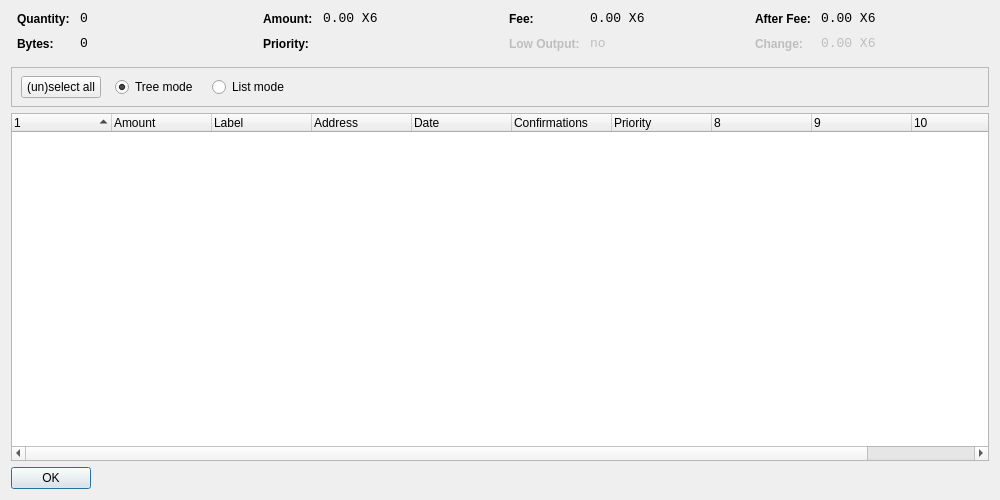
<?xml version="1.0" encoding="UTF-8"?>
<ui version="4.0">
 <class>CoinControlDialog</class>
 <widget class="QDialog" name="CoinControlDialog">
  <property name="geometry">
   <rect>
    <x>0</x>
    <y>0</y>
    <width>1000</width>
    <height>500</height>
   </rect>
  </property>
  <property name="windowTitle">
   <string>Coin Control</string>
  </property>
  <layout class="QVBoxLayout" name="verticalLayout">
   <item>
    <layout class="QHBoxLayout" name="horizontalLayoutTop" stretch="0,0,0,0">
     <property name="topMargin">
      <number>0</number>
     </property>
     <property name="bottomMargin">
      <number>10</number>
     </property>
     <item>
      <layout class="QFormLayout" name="formLayoutCoinControl1">
       <property name="horizontalSpacing">
        <number>10</number>
       </property>
       <property name="verticalSpacing">
        <number>10</number>
       </property>
       <property name="leftMargin">
        <number>6</number>
       </property>
       <property name="rightMargin">
        <number>6</number>
       </property>
       <item row="0" column="0">
        <widget class="QLabel" name="labelCoinControlQuantityText">
         <property name="styleSheet">
          <string notr="true">font-weight:bold;</string>
         </property>
         <property name="text">
          <string>Quantity:</string>
         </property>
        </widget>
       </item>
       <item row="0" column="1">
        <widget class="QLabel" name="labelCoinControlQuantity">
         <property name="font">
          <font>
           <family>Monospace</family>
           <pointsize>10</pointsize>
          </font>
         </property>
         <property name="cursor">
          <cursorShape>IBeamCursor</cursorShape>
         </property>
         <property name="contextMenuPolicy">
          <enum>Qt::ActionsContextMenu</enum>
         </property>
         <property name="text">
          <string notr="true">0</string>
         </property>
         <property name="textInteractionFlags">
          <set>Qt::LinksAccessibleByMouse|Qt::TextSelectableByKeyboard|Qt::TextSelectableByMouse</set>
         </property>
        </widget>
       </item>
       <item row="1" column="0">
        <widget class="QLabel" name="labelCoinControlBytesText">
         <property name="styleSheet">
          <string notr="true">font-weight:bold;</string>
         </property>
         <property name="text">
          <string>Bytes:</string>
         </property>
        </widget>
       </item>
       <item row="1" column="1">
        <widget class="QLabel" name="labelCoinControlBytes">
         <property name="font">
          <font>
           <family>Monospace</family>
           <pointsize>10</pointsize>
          </font>
         </property>
         <property name="cursor">
          <cursorShape>IBeamCursor</cursorShape>
         </property>
         <property name="contextMenuPolicy">
          <enum>Qt::ActionsContextMenu</enum>
         </property>
         <property name="text">
          <string notr="true">0</string>
         </property>
         <property name="textInteractionFlags">
          <set>Qt::LinksAccessibleByMouse|Qt::TextSelectableByKeyboard|Qt::TextSelectableByMouse</set>
         </property>
        </widget>
       </item>
      </layout>
     </item>
     <item>
      <layout class="QFormLayout" name="formLayoutCoinControl2">
       <property name="horizontalSpacing">
        <number>10</number>
       </property>
       <property name="verticalSpacing">
        <number>10</number>
       </property>
       <property name="leftMargin">
        <number>6</number>
       </property>
       <property name="rightMargin">
        <number>6</number>
       </property>
       <item row="0" column="0">
        <widget class="QLabel" name="labelCoinControlAmountText">
         <property name="styleSheet">
          <string notr="true">font-weight:bold;</string>
         </property>
         <property name="text">
          <string>Amount:</string>
         </property>
        </widget>
       </item>
       <item row="0" column="1">
        <widget class="QLabel" name="labelCoinControlAmount">
         <property name="font">
          <font>
           <family>Monospace</family>
           <pointsize>10</pointsize>
          </font>
         </property>
         <property name="cursor">
          <cursorShape>IBeamCursor</cursorShape>
         </property>
         <property name="contextMenuPolicy">
          <enum>Qt::ActionsContextMenu</enum>
         </property>
         <property name="text">
          <string notr="true">0.00 X6</string>
         </property>
         <property name="textInteractionFlags">
          <set>Qt::LinksAccessibleByMouse|Qt::TextSelectableByKeyboard|Qt::TextSelectableByMouse</set>
         </property>
        </widget>
       </item>
       <item row="1" column="0">
        <widget class="QLabel" name="labelCoinControlPriorityText">
         <property name="styleSheet">
          <string notr="true">font-weight:bold;</string>
         </property>
         <property name="text">
          <string>Priority:</string>
         </property>
        </widget>
       </item>
       <item row="1" column="1">
        <widget class="QLabel" name="labelCoinControlPriority">
         <property name="font">
          <font>
           <family>Monospace</family>
           <pointsize>10</pointsize>
          </font>
         </property>
         <property name="cursor">
          <cursorShape>IBeamCursor</cursorShape>
         </property>
         <property name="contextMenuPolicy">
          <enum>Qt::ActionsContextMenu</enum>
         </property>
         <property name="text">
          <string/>
         </property>
         <property name="textInteractionFlags">
          <set>Qt::LinksAccessibleByMouse|Qt::TextSelectableByKeyboard|Qt::TextSelectableByMouse</set>
         </property>
        </widget>
       </item>
      </layout>
     </item>
     <item>
      <layout class="QFormLayout" name="formLayoutCoinControl3">
       <property name="horizontalSpacing">
        <number>10</number>
       </property>
       <property name="verticalSpacing">
        <number>10</number>
       </property>
       <property name="leftMargin">
        <number>6</number>
       </property>
       <property name="rightMargin">
        <number>6</number>
       </property>
       <item row="0" column="0">
        <widget class="QLabel" name="labelCoinControlFeeText">
         <property name="styleSheet">
          <string notr="true">font-weight:bold;</string>
         </property>
         <property name="text">
          <string>Fee:</string>
         </property>
        </widget>
       </item>
       <item row="0" column="1">
        <widget class="QLabel" name="labelCoinControlFee">
         <property name="font">
          <font>
           <family>Monospace</family>
           <pointsize>10</pointsize>
          </font>
         </property>
         <property name="cursor">
          <cursorShape>IBeamCursor</cursorShape>
         </property>
         <property name="contextMenuPolicy">
          <enum>Qt::ActionsContextMenu</enum>
         </property>
         <property name="text">
          <string notr="true">0.00 X6</string>
         </property>
         <property name="textInteractionFlags">
          <set>Qt::LinksAccessibleByMouse|Qt::TextSelectableByKeyboard|Qt::TextSelectableByMouse</set>
         </property>
        </widget>
       </item>
       <item row="1" column="0">
        <widget class="QLabel" name="labelCoinControlLowOutputText">
         <property name="enabled">
          <bool>false</bool>
         </property>
         <property name="styleSheet">
          <string notr="true">font-weight:bold;</string>
         </property>
         <property name="text">
          <string>Low Output:</string>
         </property>
        </widget>
       </item>
       <item row="1" column="1">
        <widget class="QLabel" name="labelCoinControlLowOutput">
         <property name="enabled">
          <bool>false</bool>
         </property>
         <property name="font">
          <font>
           <family>Monospace</family>
           <pointsize>10</pointsize>
          </font>
         </property>
         <property name="cursor">
          <cursorShape>IBeamCursor</cursorShape>
         </property>
         <property name="contextMenuPolicy">
          <enum>Qt::ActionsContextMenu</enum>
         </property>
         <property name="text">
          <string notr="true">no</string>
         </property>
         <property name="textInteractionFlags">
          <set>Qt::LinksAccessibleByMouse|Qt::TextSelectableByKeyboard|Qt::TextSelectableByMouse</set>
         </property>
        </widget>
       </item>
      </layout>
     </item>
     <item>
      <layout class="QFormLayout" name="formLayoutCoinControl4">
       <property name="horizontalSpacing">
        <number>10</number>
       </property>
       <property name="verticalSpacing">
        <number>10</number>
       </property>
       <property name="leftMargin">
        <number>6</number>
       </property>
       <property name="rightMargin">
        <number>6</number>
       </property>
       <item row="0" column="0">
        <widget class="QLabel" name="labelCoinControlAfterFeeText">
         <property name="styleSheet">
          <string notr="true">font-weight:bold;</string>
         </property>
         <property name="text">
          <string>After Fee:</string>
         </property>
        </widget>
       </item>
       <item row="0" column="1">
        <widget class="QLabel" name="labelCoinControlAfterFee">
         <property name="font">
          <font>
           <family>Monospace</family>
           <pointsize>10</pointsize>
          </font>
         </property>
         <property name="cursor">
          <cursorShape>IBeamCursor</cursorShape>
         </property>
         <property name="contextMenuPolicy">
          <enum>Qt::ActionsContextMenu</enum>
         </property>
         <property name="text">
          <string notr="true">0.00 X6</string>
         </property>
         <property name="textInteractionFlags">
          <set>Qt::LinksAccessibleByMouse|Qt::TextSelectableByKeyboard|Qt::TextSelectableByMouse</set>
         </property>
        </widget>
       </item>
       <item row="1" column="0">
        <widget class="QLabel" name="labelCoinControlChangeText">
         <property name="enabled">
          <bool>false</bool>
         </property>
         <property name="styleSheet">
          <string notr="true">font-weight:bold;</string>
         </property>
         <property name="text">
          <string>Change:</string>
         </property>
        </widget>
       </item>
       <item row="1" column="1">
        <widget class="QLabel" name="labelCoinControlChange">
         <property name="enabled">
          <bool>false</bool>
         </property>
         <property name="font">
          <font>
           <family>Monospace</family>
           <pointsize>10</pointsize>
          </font>
         </property>
         <property name="cursor">
          <cursorShape>IBeamCursor</cursorShape>
         </property>
         <property name="contextMenuPolicy">
          <enum>Qt::ActionsContextMenu</enum>
         </property>
         <property name="text">
          <string notr="true">0.00 X6</string>
         </property>
         <property name="textInteractionFlags">
          <set>Qt::LinksAccessibleByMouse|Qt::TextSelectableByKeyboard|Qt::TextSelectableByMouse</set>
         </property>
        </widget>
       </item>
      </layout>
     </item>
    </layout>
   </item>
   <item>
    <widget class="QFrame" name="frame">
     <property name="minimumSize">
      <size>
       <width>0</width>
       <height>40</height>
      </size>
     </property>
     <property name="frameShape">
      <enum>QFrame::StyledPanel</enum>
     </property>
     <property name="frameShadow">
      <enum>QFrame::Sunken</enum>
     </property>
     <widget class="QWidget" name="horizontalLayoutWidget">
      <property name="geometry">
       <rect>
        <x>10</x>
        <y>0</y>
        <width>781</width>
        <height>41</height>
       </rect>
      </property>
      <layout class="QHBoxLayout" name="horizontalLayoutPanel" stretch="0,0,0,0,0">
       <property name="spacing">
        <number>14</number>
       </property>
       <item>
        <widget class="QPushButton" name="pushButtonSelectAll">
         <property name="sizePolicy">
          <sizepolicy hsizetype="Maximum" vsizetype="Fixed">
           <horstretch>0</horstretch>
           <verstretch>0</verstretch>
          </sizepolicy>
         </property>
         <property name="text">
          <string>(un)select all</string>
         </property>
        </widget>
       </item>
       <item>
        <widget class="QRadioButton" name="radioTreeMode">
         <property name="sizePolicy">
          <sizepolicy hsizetype="Maximum" vsizetype="Fixed">
           <horstretch>0</horstretch>
           <verstretch>0</verstretch>
          </sizepolicy>
         </property>
         <property name="text">
          <string>Tree mode</string>
         </property>
         <property name="checked">
          <bool>true</bool>
         </property>
        </widget>
       </item>
       <item>
        <widget class="QRadioButton" name="radioListMode">
         <property name="sizePolicy">
          <sizepolicy hsizetype="Maximum" vsizetype="Fixed">
           <horstretch>0</horstretch>
           <verstretch>0</verstretch>
          </sizepolicy>
         </property>
         <property name="text">
          <string>List mode</string>
         </property>
        </widget>
       </item>
       <item>
        <spacer name="horizontalSpacer">
         <property name="orientation">
          <enum>Qt::Horizontal</enum>
         </property>
         <property name="sizeHint" stdset="0">
          <size>
           <width>40</width>
           <height>20</height>
          </size>
         </property>
        </spacer>
       </item>
      </layout>
     </widget>
    </widget>
   </item>
   <item>
    <widget class="CoinControlTreeWidget" name="treeWidget">
     <property name="contextMenuPolicy">
      <enum>Qt::CustomContextMenu</enum>
     </property>
     <property name="sortingEnabled">
      <bool>false</bool>
     </property>
     <property name="columnCount">
      <number>11</number>
     </property>
     <attribute name="headerShowSortIndicator" stdset="0">
      <bool>true</bool>
     </attribute>
     <attribute name="headerStretchLastSection">
      <bool>false</bool>
     </attribute>
     <column>
      <property name="text">
       <string/>
      </property>
     </column>
     <column>
      <property name="text">
       <string>Amount</string>
      </property>
     </column>
     <column>
      <property name="text">
       <string>Label</string>
      </property>
     </column>
     <column>
      <property name="text">
       <string>Address</string>
      </property>
     </column>
     <column>
      <property name="text">
       <string>Date</string>
      </property>
     </column>
     <column>
      <property name="text">
       <string>Confirmations</string>
      </property>
      <property name="toolTip">
       <string>Confirmed</string>
      </property>
     </column>
     <column>
      <property name="text">
       <string>Priority</string>
      </property>
     </column>
     <column>
      <property name="text">
       <string/>
      </property>
     </column>
     <column>
      <property name="text">
       <string/>
      </property>
     </column>
     <column>
      <property name="text">
       <string/>
      </property>
     </column>
     <column>
      <property name="text">
       <string/>
      </property>
     </column>
    </widget>
   </item>
   <item>
    <widget class="QDialogButtonBox" name="buttonBox">
     <property name="sizePolicy">
      <sizepolicy hsizetype="Maximum" vsizetype="Fixed">
       <horstretch>0</horstretch>
       <verstretch>0</verstretch>
      </sizepolicy>
     </property>
     <property name="orientation">
      <enum>Qt::Horizontal</enum>
     </property>
     <property name="standardButtons">
      <set>QDialogButtonBox::Ok</set>
     </property>
    </widget>
   </item>
  </layout>
 </widget>
 <customwidgets>
  <customwidget>
   <class>CoinControlTreeWidget</class>
   <extends>QTreeWidget</extends>
   <header>coincontroltreewidget.h</header>
  </customwidget>
 </customwidgets>
 <resources/>
 <connections/>
</ui>
